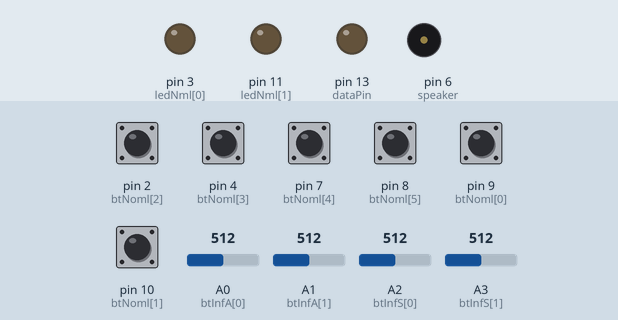
The sketch below on a simulated Arduino Uno, built with avr-gcc and run on an emulated ATmega328P. Parts: output pins drawn as LEDs (lit = HIGH), buzzer (waves = sounding). The test bench sets the inputs (shaded band); at power-on: pin 2 (btNoml[2]), pin 4 (btNoml[3]), pin 7 (btNoml[4]), pin 8 (btNoml[5]), pin 9 (btNoml[0]), pin 10 (btNoml[1]) HIGH, A0 (btInfA[0]) = 512, A1 (btInfA[1]) = 512, A2 (btInfS[0]) = 512, A3 (btInfS[1]) = 512. Pins used as bus, display or sensor lines are not drawn.

Above: at 0.17 s.
At 20.14 s:
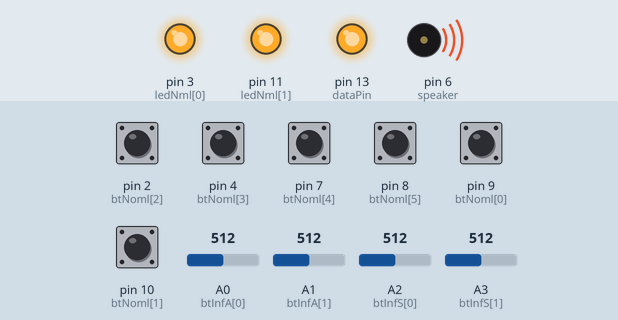
At 39.79 s:
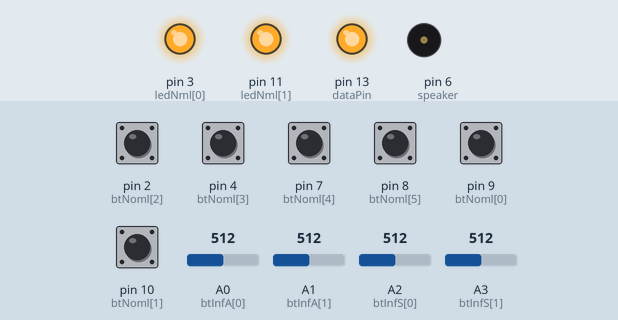
Timing chart, 0 to 40.0 s (numbered marks = the images above):
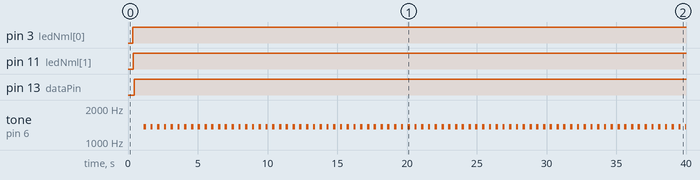

The sketch:

engine131019.ino
```cpp
/*
	Writen by Namyoung Lee,
	liutenant, a platoon leader of installation.
	OCT 20, 2013
*/

#include <MsTimer2.h>

const int latchPin = 5;
const int clockPin = 12;
const int dataPin = 13;
const int ledChp[8] = {128, 64, 32, 16, 8, 4, 2, 1};

const int ledNml[] = {3, 11};
const int btNoml[] = {9, 10, 2, 4, 7, 8};
const int btInfA[] = {A0, A1};
const int btInfS[] = {A2, A3};
const int speaker = 6;

const int LEDNML = sizeof(ledNml) / sizeof(ledNml[0]);
const int BTNOML = sizeof(btNoml) / sizeof(btNoml[0]);
const int BTINFS = sizeof(btInfS) / sizeof(btInfS[0]);
const int BTINFA = sizeof(btInfA) / sizeof(btInfA[0]);
const int debounceDelay = 20; // 스위치가 안정될 때까지 기다리는 값 (ms)
const unsigned long interval = 5000; // 알람 beep음의 간격(ms)
unsigned long perTable[ BTNOML + BTINFS + BTINFA ] = {millis() - interval, millis() - interval,millis() - interval,millis() - interval,millis() - interval,millis() - interval,millis() - interval,millis() - interval,millis() - interval,millis() - interval};
boolean sdTable[ BTNOML + BTINFS + BTINFA ];
const int minHV = 250;

void setup(){
//	Serial.begin(9600);

	pinMode(latchPin, OUTPUT);
	pinMode(clockPin, OUTPUT);
	pinMode(dataPin, OUTPUT);
	// LED 핀 세팅
	for(int led = 0; led < LEDNML; led++)
		pinMode(ledNml[led], OUTPUT);

	// 스위치 핀 세팅
	for(int sw = 0; sw < BTNOML; sw++){
		pinMode(btNoml[sw], INPUT);
		digitalWrite(btNoml[sw], HIGH); // 내부 풀업 저항 작동
	}
	for(int sw = 0; sw < BTINFA; sw++){
		pinMode(btInfA[sw], INPUT);
		digitalWrite(btInfA[sw], HIGH); // 내부 풀업 저항 작동
	}
	for(int sw = 0; sw < BTINFS; sw++){
		pinMode(btInfS[sw], INPUT);
		digitalWrite(btInfS[sw], HIGH); // 내부 풀업 저항 작동
	}
	// Test Pin Setting
//	pinMode(13, OUTPUT);
}

void loop(){

boolean btTable[ BTNOML + BTINFA + BTINFS ];
int ledPin = 0;
int chPin = 2;
int beepCtr = 0;

	// 위병소 btNoml[0] : 0 pin, ledNml[0] : 3 pin
	onPeriod(btNoml[0], btTable[0], perTable[0]); // 핀검사.   시간값 초기화
	if(0 < (millis() - perTable[0]) && (millis() - perTable[0]) < interval ){
		digitalWrite(ledNml[0], HIGH);
		sdTable[0] = HIGH;
	}else{
		digitalWrite(ledNml[0], LOW);
		sdTable[0] = LOW;
	}
	// 탄약초소 btNoml[1] : 1 pin, ledNml[1] : 11 pin
	onPeriod(btNoml[1], btTable[1], perTable[1] ); // 핀검사.   시간값 초기화
	if(0 < (millis() - perTable[1]) && (millis() - perTable[1]) < interval ){
		digitalWrite(ledNml[1], HIGH);
		sdTable[1] = HIGH;
	}else{
		digitalWrite(ledNml[1], LOW);
		sdTable[1] = LOW;
	}

	// 수색 1 btNoml[2] : 2 pin , ledNml[2] : (1)
	chPin = checkPin(btNoml[2], btTable[2]);
	if(chPin == -1)
		ledPin += ledChp[0];
	if(chPin == 0)
		perTable[2] = millis();
	if(0 < (millis() - perTable[2]) && (millis() - perTable[2]) < interval ){
		sdTable[2] = HIGH;
		beepCtr++;
		if(chPin == 2)
			beepCtr--;
	}else
		sdTable[2] = LOW;
//	if(nonPeriod(btNoml[2], btTable[2], beepCtr )){
//		selecPin += ledChp[0];
//		digitalWrite(latchPin, LOW);
//		shifOut(selecPin);
//		digitalWrite(latchPin, HIGH);
//	}else{
//		selecPin -= ledChp[0];
//		digitalWrite(latchPin, LOW);
//		shifOut(selecPin);
//		digitalWrite(latchPin, HIGH);
//	}

	// 수색 2 btNoml[3] : 4 pin, ledNml[] : (2)
	chPin = checkPin(btNoml[3], btTable[3]);
	if(chPin == -1)
		ledPin += ledChp[1];
	if(chPin == 0)
		perTable[3] = millis();
	if(0 < (millis() - perTable[3]) && (millis() - perTable[3]) < interval ){
		sdTable[3] = HIGH;
		beepCtr++;
		if(chPin == 2)
			beepCtr--;
	}else
		sdTable[3] = LOW;
//	if(nonPeriod(btNoml[3], btTable[3], beepCtr )){
//		selecPin += ledChp[1];
//		digitalWrite(latchPin, LOW);
//		shifOut(selecPin);
//		digitalWrite(latchPin, HIGH);
//	}else{
//		selecPin -= ledChp[1];
//		digitalWrite(latchPin, LOW);
//		shifOut(selecPin);
//		digitalWrite(latchPin, HIGH);
//	}


	// 본부&통신 btNoml[4] : 7 pin, ledNml[] : (4)
	chPin = checkPin(btNoml[4], btTable[4]);
	if(chPin == -1)
		ledPin += ledChp[2];
	if(chPin == 0)
		perTable[4] = millis();
	if(0 < (millis() - perTable[4]) && (millis() - perTable[4]) < interval ){
		sdTable[4] = HIGH;
		beepCtr++;
		if(chPin == 2)
			beepCtr--;
	}else
		sdTable[4] = LOW;
//		if(nonPeriod(btNoml[4], btTable[4], beepCtr )){
//		selecPin += ledChp[2];
//		digitalWrite(latchPin, LOW);
//		shifOut(selecPin);
//		digitalWrite(latchPin, HIGH);
//	}else{
//		selecPin -= ledChp[2];
//		digitalWrite(latchPin, LOW);
//		shifOut(selecPin);
//		digitalWrite(latchPin, HIGH);
//	}
	// 무기고 btNoml[5] : 8 pin, ledNml[3] : (8)
	chPin = checkPin(btNoml[5], btTable[5]);
		if(chPin == -1)
		ledPin += ledChp[3];
	if(chPin == 0)
		perTable[5] = millis();
	if(0 < (millis() - perTable[5]) && (millis() - perTable[5]) < interval ){
		sdTable[5] = HIGH;
		beepCtr++;
		if(chPin == 2)
			beepCtr--;
	}else
		sdTable[5] = LOW;
//	if(nonPeriod(btNoml[5], btTable[5], beepCtr )){
//		selecPin += ledChp[3];
//		digitalWrite(latchPin, LOW);
//		shifOut(selecPin);
//		digitalWrite(latchPin, HIGH);
//	}else{
//		selecPin -= ledChp[3];
//		digitalWrite(latchPin, LOW);
//		shifOut(selecPin);
//		digitalWrite(latchPin, HIGH);
//	}
	// 적외선A형 울타리1 : 16 pin, (16)
	chPin = analogRead(btInfA[0]);
	if(chPin >= minHV)
		perTable[6] = millis();
	if(0 < (millis() - perTable[6]) && (millis() - perTable[6]) < interval ){
		ledPin += ledChp[4];
		sdTable[6] = HIGH;
	}else{
		sdTable[6] = LOW;
	}

	// 적외선A형 울타리2 : 17 pin, LED : (32)
	chPin = analogRead(btInfA[1]);
	if(chPin >= minHV)
		perTable[7] = millis();
	if(0 < (millis() - perTable[7]) && (millis() - perTable[7]) < interval ){
		ledPin += ledChp[5];
		sdTable[7] = HIGH;
	}else{
		sdTable[7] = LOW;
	}

	// 적외선S형 탄약고 : (A) 0 pin (D) 14 pin, LED : (64)
	chPin = analogRead(btInfS[0]);
	if(chPin >= minHV)
		perTable[8] = millis();
	if(0 < (millis() - perTable[8]) && (millis() - perTable[8]) < interval ){
		ledPin += ledChp[6];
		sdTable[8] = HIGH;
	}else{
		sdTable[8] = LOW;
	}
	// 적외선S형 무기고 : (A) 1 pin (D) 15 pin,  LED : (128)
	chPin = analogRead(btInfS[1]);
	if(chPin >= minHV){
		perTable[9] = millis();
	}
	if(0 < (millis() - perTable[9]) && (millis() - perTable[9]) < interval ){
		ledPin += ledChp[7];
		sdTable[9] = HIGH;
	}else{
		sdTable[9] = LOW;
	}

//	// Test Pin
//	if(nonPeriod(7, btTable[5], beepCtr ))
//		digitalWrite(13 , HIGH);
//	else
//		digitalWrite(13 , LOW);

	// LED 출력
	digitalWrite(latchPin, LOW);
	shifOut(ledPin);
	digitalWrite(latchPin, HIGH);

	//사운드 출력을 위한 카운터 검사
	if(beepCtr != 0 || sdTable[0] || sdTable[1] || sdTable[6] || sdTable[7] || sdTable[8] || sdTable[9] ){
		MsTimer2::set(200, beep ); // 타이머2 세팅
		MsTimer2::start();
	}else
		MsTimer2::stop();

	stabilieMillis();
	delay(200);
}

void stabilieMillis() {
	for(int i = 0; i < 6; i++) {
		if((perTable[i] -  1000) < millis() && millis() < perTable[i])
			perTable[i] = millis() - interval;
	}
}

int checkPin(int pin, boolean &pSt) // 일정 시간을 두는 스위치
{
    boolean state;
    boolean previousState;

    previousState = digitalRead(pin); // 스위치의 상태를 저장
    for(int counter=0; counter < debounceDelay; counter++)
    {
        delay(1);   // 1밀리초 동안 대기
        state = digitalRead(pin); //핀을 읽음
        if(state != previousState)
        {
            counter = 0; //상태가 변경되면 카운터를 재설정한다.
            previousState = state; //그리고 현재 상태를 저장한다.
        }
    }
    //스위치가 디바운스 기간보다 긴 시간 동안 안정된 상태를 유지하게 되면 여기에 도달하게 된다.
	// 스피커 카운트와 이전 상태값 저장 디바운스값 리턴
	if(state == LOW ) {
		if (pSt == LOW ) {
			pSt = LOW;
			return 2;
		}else {
			pSt = LOW;
			return 1;
		}
	}else {
		if(pSt == HIGH ){
			pSt = HIGH;
			return -1;
		}else {
			pSt = HIGH;
			return 0;
		}
	}
}

void onPeriod(int pin, boolean &pSt, unsigned long &time) // 일정 시간을 두는 스위치
{
    boolean state;
    boolean previousState;

    previousState = digitalRead(pin); // 스위치의 상태를 저장
    for(int counter=0; counter < debounceDelay; counter++)
    {
        delay(1);   // 1밀리초 동안 대기
        state = digitalRead(pin); //핀을 읽음
        if(state != previousState)
        {
            counter = 0; //상태가 변경되면 카운터를 재설정한다.
            previousState = state; //그리고 현재 상태를 저장한다.
        }
    }
    //스위치가 디바운스 기간보다 긴 시간 동안 안정된 상태를 유지하게 되면 여기에 도달하게 된다.
	// 스피커 카운트와 이전 상태값 저장 디바운스값 리턴
	if(state == LOW ) {
		if (pSt == LOW ) {
			pSt = LOW;
		}else {
			pSt = LOW;
		}
	}else {
		if(pSt == HIGH ){
			pSt = HIGH;
		}else {
			time = millis();
			pSt = HIGH;
		}
	}
}

void shifOut(byte dataOut ){
	boolean pinState;

	digitalWrite(dataPin, LOW);
	digitalWrite(clockPin, LOW);

	for(int i = 0; i <= 7; i++){
		digitalWrite(clockPin, LOW);
		if(dataOut & (1<<i)){
			pinState = HIGH;
		}else{
			pinState = LOW;
		}
		digitalWrite(dataPin, pinState);
		digitalWrite(clockPin, HIGH);
	}
	digitalWrite(clockPin, LOW);
}

// 비프음을 출력
void beep() {
	if(sdTable[0] || sdTable[1] ) {
		int period = 1000000L / 2000;
		int pulse = period / 2;
		for(long i = 0; i < 477 * 1000L; i += period ){
			digitalWrite(speaker, HIGH);
			delayMicroseconds(pulse);
			digitalWrite(speaker, LOW);
			delayMicroseconds(pulse);
		}
	}else if(sdTable[2] || sdTable[3] || sdTable[4] || sdTable[5]) {
		int	period = 1000000L / 1460;
		int	pulse = period /2;
			for(long i = 0; i < 174 * 1000L; i += period ){
			digitalWrite(speaker, HIGH);
			delayMicroseconds(pulse);
			digitalWrite(speaker, LOW);
			delayMicroseconds(pulse);
		}
	}
	tone(speaker, 1360, 170);
}
```

Measured:
- by itself, pin 3 (ledNml[0]): LOW → HIGH at 0.34 s
- by itself, pin 11 (ledNml[1]): LOW → HIGH at 0.36 s
- by itself, pin 13 (dataPin): LOW → HIGH at 0.44 s
- by itself, tone on pin 6 (speaker): alternates 1360 Hz for 0.17 s and silent for 0.32 s
